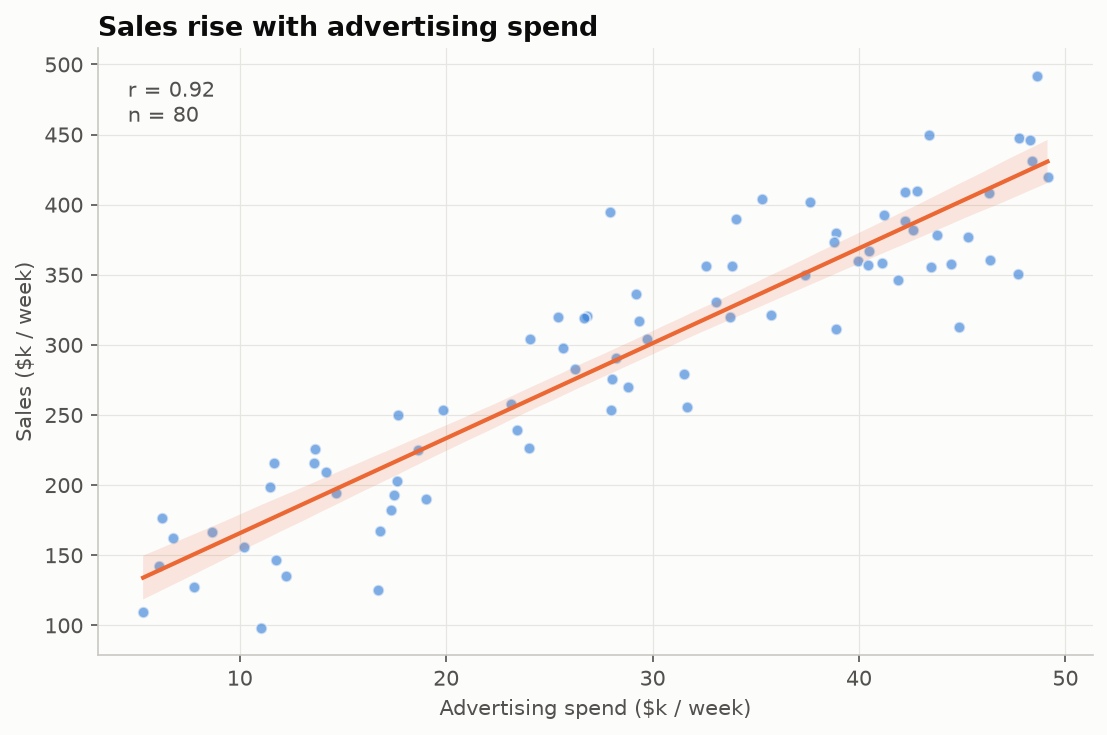

Source code (Python):
"""
Scatter with Regression Line  -  family: Correlation

DESIGN PURPOSE
A scatter plot with a fitted trend line and its confidence band. The fit
summarises the relationship, the band shows how certain the estimate is, and
the raw points stay visible as evidence.

WHEN TO USE
  - Show the direction and strength of a roughly linear relationship
  - Report a correlation coefficient or slope alongside the data
  - Show model fit and the uncertainty around it

AVOID WHEN
  - The relationship is clearly non-linear (use LOWESS or a polynomial fit)
  - Readers might read the trend line as proof of causation
  - Outliers dominate the fit (check robust alternatives first)

ALTERNATIVES
  - LOWESS-smoothed scatter
  - Joint plot
  - Residual plot

EXAMPLE
Weekly advertising spend vs. sales for 80 weeks, with an OLS fit and 95%
confidence band.

Run:  python scatter_regression.py
      python scatter_regression.py --real-data   (real dataset: plotly.express.data.tips() — 244 restaurant bills and tips (Bryant & Smith 1995), bundled with plotly)

The notebook also shows this chart built with: plotly.
"""
import sys
from pathlib import Path

import numpy as np
import pandas as pd
import matplotlib.pyplot as plt

# Library style: categorical colors in fixed order, recessive axes, hairline grid.
PALETTE = ["#2a78d6", "#eb6834", "#1baf7a", "#eda100",
           "#e87ba4", "#008300", "#6250d6", "#e34948"]
SEQ_CMAP = "Blues"      # sequential: one hue, light -> dark
DIV_CMAP = "RdBu_r"     # diverging: two opposite hues, neutral midpoint
GRAY = "#b8b7b1"        # de-emphasised marks
plt.rcParams.update({
    "figure.figsize": (8, 4.8), "figure.dpi": 110, "figure.facecolor": "#fcfcfb",
    "axes.facecolor": "#fcfcfb", "axes.edgecolor": "#c9c8c3", "axes.linewidth": 0.8,
    "axes.spines.top": False, "axes.spines.right": False,
    "axes.grid": True, "grid.color": "#e6e5e1", "grid.linewidth": 0.6, "axes.axisbelow": True,
    "axes.prop_cycle": plt.cycler(color=PALETTE),
    "axes.titlesize": 13, "axes.titleweight": "bold", "axes.titlelocation": "left",
    "axes.labelcolor": "#52514e", "xtick.color": "#52514e", "ytick.color": "#52514e",
    "text.color": "#0b0b0b", "font.size": 10, "lines.linewidth": 2,
    "legend.frameon": False,
})

# --- Example data ------------------------------------------------------------
from scipy import stats
rng = np.random.default_rng(1)
spend = rng.uniform(5, 50, 80)
sales = 120 + 6.2 * spend + rng.normal(0, 40, 80)
df = pd.DataFrame({"ad_spend_k": spend, "sales_k": sales})
x, y = "ad_spend_k", "sales_k"
labels = dict(x="Advertising spend ($k / week)", y="Sales ($k / week)", title="Sales rise with advertising spend")
fit = stats.linregress(df[x], df[y])
print(f"slope={fit.slope:.2f}  r={fit.rvalue:.2f}  p={fit.pvalue:.1e}")

REAL_DATA = "--real-data" in sys.argv
if REAL_DATA:  # plotly.express.data.tips() — 244 restaurant bills and tips (Bryant & Smith 1995), bundled with plotly
    from scipy import stats
    import plotly.express as px
    df = px.data.tips()
    x, y = "total_bill", "tip"
    labels = dict(x="Total bill ($)", y="Tip ($)",
                  title="Tips rise with the size of the bill (244 restaurant bills)")
    fit = stats.linregress(df[x], df[y])
    print(f"slope={fit.slope:.2f}  r={fit.rvalue:.2f}  p={fit.pvalue:.1e}")

# --- Plot --------------------------------------------------------------------
import seaborn as sns
fig, ax = plt.subplots(figsize=(7.5, 5))
sns.regplot(data=df, x=x, y=y, ax=ax, ci=95,
            scatter_kws=dict(s=30, alpha=0.6, color=PALETTE[0], edgecolor="#fcfcfb"),
            line_kws=dict(color=PALETTE[1], linewidth=2))
ax.text(0.03, 0.95, f"r = {fit.rvalue:.2f}\nn = {len(df)}", transform=ax.transAxes,
        va="top", fontsize=10, color="#52514e")
ax.set_xlabel(labels["x"])
ax.set_ylabel(labels["y"])
ax.set_title(labels["title"])
fig.tight_layout()

# --- Save / show -------------------------------------------------------------
out = Path(__file__).with_name(Path(__file__).stem + ("_real" if REAL_DATA else "") + ".png")
fig.savefig(out, dpi=150, bbox_inches="tight")
print(f"saved {out}")
if "--no-show" not in sys.argv:
    plt.show()
